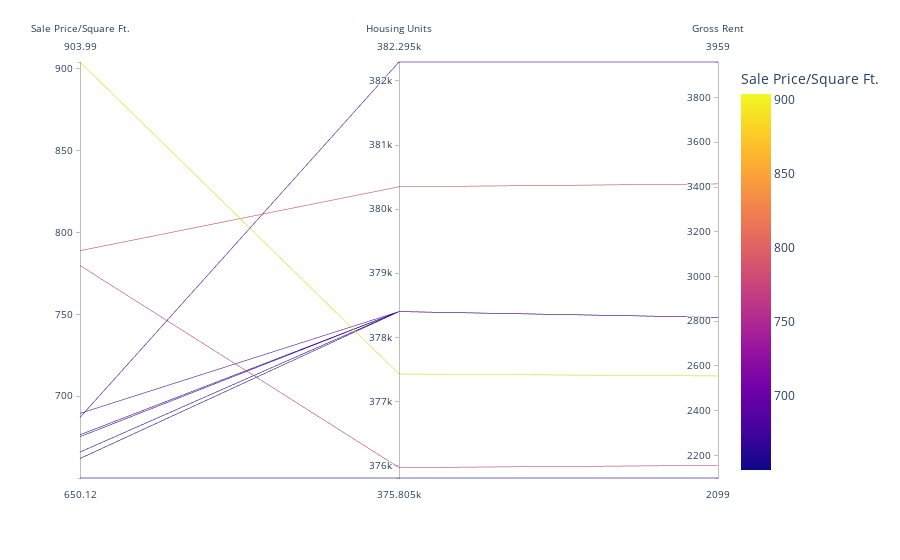

Write notebook code for a chart like this one.
### Markdown cell above
## Parallel Coordinates and Parallel Categories Analysis

In this section, you will use plotly express to create parallel coordinates and parallel categories visualizations so that investors can interactively filter and explore various factors related to the sales price of the neighborhoods. 

Using the DataFrame of Average values per neighborhood (calculated above), create the following visualizations:
1. Create a Parallel Coordinates Plot
2. Create a Parallel Categories Plot

### Code cell
# Parallel Coordinates Plot
px.parallel_coordinates(top_10_most_expensive,color='sale_price_sqr_foot',labels= {"sale_price_sqr_foot":"Sale Price/Square Ft.","housing_units":"Housing Units","gross_rent":"Gross Rent"})

### Figure 1 — Plotly figure (JSON) as saved in the notebook; plotly's stock layout.template omitted (floating-point values rounded to 4 significant figures)
{"data": [{"dimensions": [{"label": "Sale Price/Square Ft.", "values": [904.0, 788.8, 779.8, 689.6, 687.1, 676.5, 675.4, 666.0, 662.0, 650.1]}, {"label": "Housing Units", "values": [377400.0, 380348, 376000.0, 378401, 382295, 378401, 378401, 378401, 378401, 375805]}, {"label": "Gross Rent", "values": [2555.0, 3414, 2155.0, 2817.0, 3959, 2817.0, 2817.0, 2817.0, 2817.0, 2099]}], "domain": {"x": [0, 1], "y": [0, 1]}, "line": {"color": [904.0, 788.8, 779.8, 689.6, 687.1, 676.5, 675.4, 666.0, 662.0, 650.1], "coloraxis": "coloraxis"}, "name": "", "type": "parcoords"}], "layout": {"coloraxis": {"colorbar": {"title": {"text": "Sale Price/Square Ft."}}, "colorscale": [[0, "#0d0887"], [0.1111, "#46039f"], [0.2222, "#7201a8"], [0.3333, "#9c179e"], [0.4444, "#bd3786"], [0.5556, "#d8576b"], [0.6667, "#ed7953"], [0.7778, "#fb9f3a"], [0.8889, "#fdca26"], [1, "#f0f921"]]}, "legend": {"tracegroupgap": 0}, "margin": {"t": 60}}}
